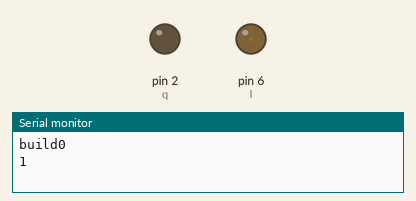
Simulated run of this sketch. Board: Arduino Uno, built with avr-gcc and run on an emulated ATmega328P. Parts: output pins drawn as LEDs (lit = HIGH), the last lines printed to the serial monitor.

Above: at 0.05 s.
At 3.85 s:
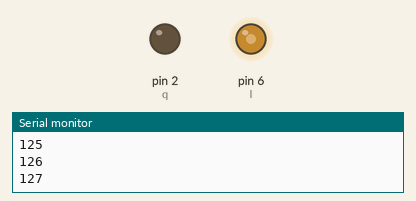
At 7.65 s:
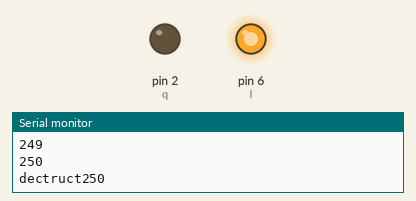
At 13.65 s:
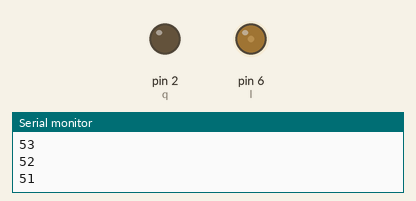
Timing chart, 0 to 19.8 s (numbered marks = the images above):
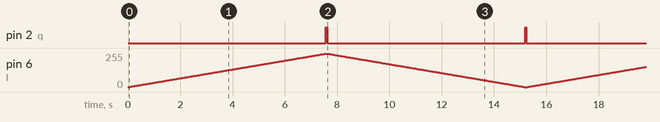

Measured:
- by itself, pin 2 (q): alternates HIGH for 0.05 s and LOW for 7.6 s

The sketch:

analoglight.ino
```cpp
int count=1;
int l=6;
int q=2;
void setup() {
  // put your setup code here, to run once:
  Serial.begin(9600);
pinMode(l,OUTPUT);
pinMode(q,OUTPUT);
}
void loop()
{
  Serial.print("build");
for(int i=0;i<=250;i++)
{
  Serial.println(i);
  analogWrite(l,i);
  delay(30);
}
Serial.print("dectruct");
digitalWrite(q,HIGH);
delay(50);
digitalWrite(q,LOW);
for(int i=250;i>=0;i--)
{
  Serial.println(i);
  analogWrite(l,i);
  delay(30);
}
digitalWrite(q,HIGH);
delay(50);
digitalWrite(q,LOW);

}
```
